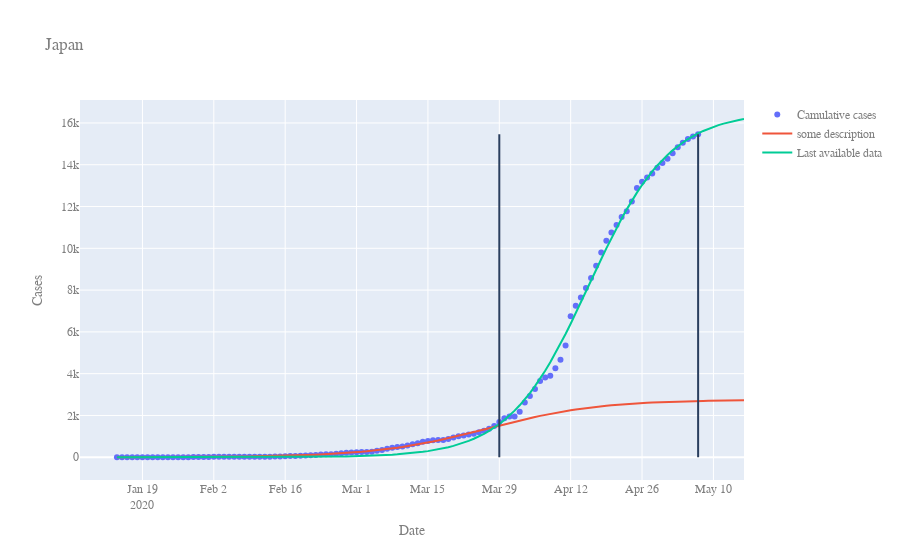
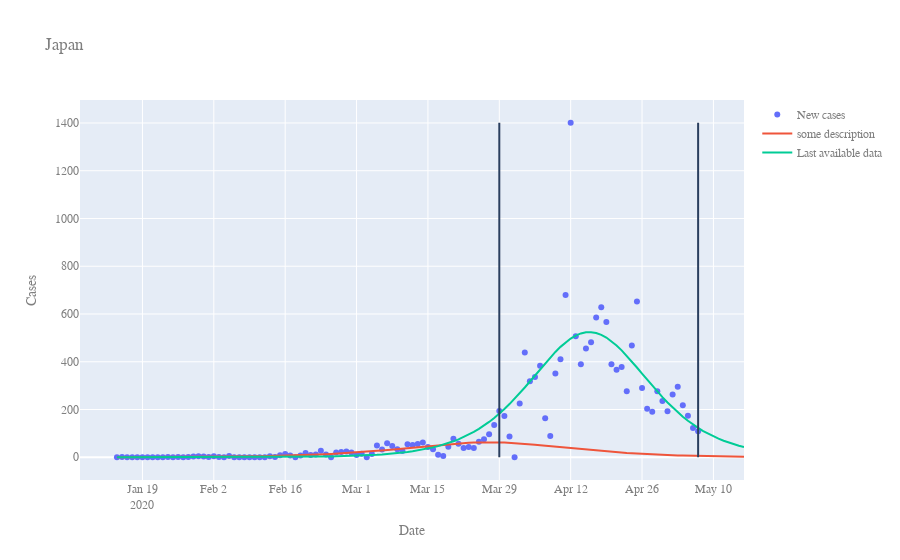

Notebook code cell kept with these figures, in order:
### Markdown cell above
## Japan

### Code cell
df = load_data("JPN")
params = get_fit_of_events(df,{
    "date": ["2020-03-29"],
    "event": ["some description"]
})
display(unfold(params))
plotter(df, params)
